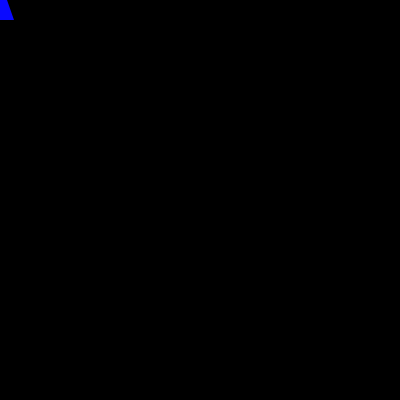
Frame 1 (no input)
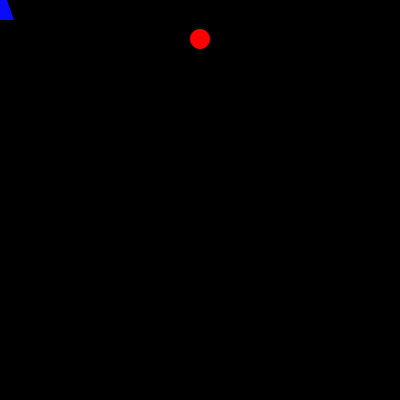
Frame 60 (the mouse pressed at the canvas centre just before this capture)
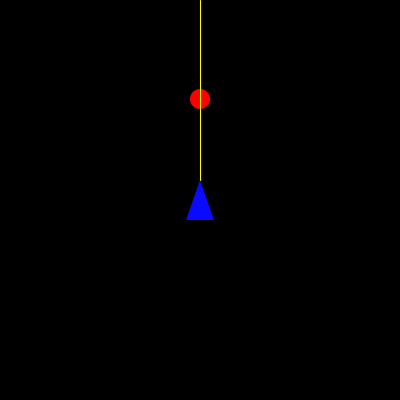
Frame 120 (the mouse held since frame 60 and released just before this capture)

The Processing sketch that drew these frames (run headless with seeded random() and noise(); from frame 60 on, the mouse is pressed at the canvas centre):

// Processing sketch: sketch_140509k
// ── sketch_140509k.pde
int y;
void setup(){
  size(400,400);
  y = -20;
}

void draw(){
  background(0);
  noStroke();
  fill(10,10,255);
  triangle( mouseX,mouseY-20,mouseX-14,mouseY+20,mouseX+14,mouseY+20);
  fill(255,0,0);
  ellipse(width/2,y,20,20);
  y++;
  if(mousePressed){
    stroke(255,255,0);
    line(mouseX,mouseY-20,mouseX,0);
   }
}
